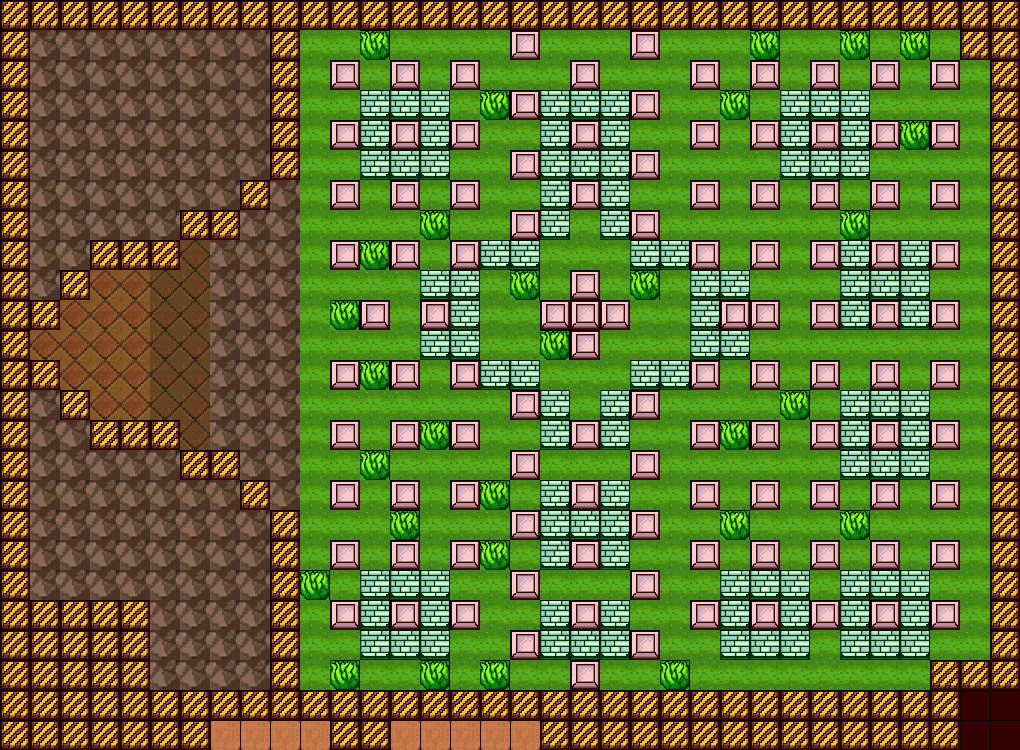

This is a level from a 2D game, rendered from its Tiled map with the project's own tilesets. A one-line summary and the map file follow, with tile-layer data summarised:
An orthogonal 34x25 tile map with 30x30 px tiles, 3 tile layers (Background, Foreground, Meta), 2 tilesets and 28 objects (21x SpawnPoint, Exit, SpawnPlayer, 1, 2, ...).

<map version="1.0" orientation="orthogonal" width="34" height="25" tilewidth="30" tileheight="30">
 <tileset firstgid="1" name="objects" tilewidth="30" tileheight="30">
  <image source="objects.png" width="240" height="450" />
  <tile id="60">
   <properties>
    <property name="Type" value="wall1" />
   </properties>
  </tile>
  <tile id="66">
   <properties>
    <property name="Type" value="wall2" />
   </properties>
  </tile>
  <tile id="72">
   <properties>
    <property name="Type" value="wall3" />
   </properties>
  </tile>
  <tile id="78">
   <properties>
    <property name="Type" value="wall4" />
   </properties>
  </tile>
  <tile id="84">
   <properties>
    <property name="Type" value="wall5" />
   </properties>
  </tile>
  <tile id="90">
   <properties>
    <property name="Type" value="wall6" />
   </properties>
  </tile>
  <tile id="96">
   <properties>
    <property name="Type" value="wall7" />
   </properties>
  </tile>
  <tile id="102">
   <properties>
    <property name="Type" value="wall8" />
   </properties>
  </tile>
  <tile id="108">
   <properties>
    <property name="Type" value="wall9" />
   </properties>
  </tile>
 </tileset>
 <tileset firstgid="121" name="meta_tiles30x30" tilewidth="30" tileheight="30" spacing="1">
  <image source="meta_tiles30x30.png" width="61" height="31" />
  <tile id="0">
   <properties>
    <property name="Collidable" value="True" />
   </properties>
  </tile>
  <tile id="1">
   <properties>
    <property name="Collectable" value="True" />
   </properties>
  </tile>
 </tileset>
 <layer name="Background" width="34" height="25">
  <data>[850 cells, 846 non-empty, 7 distinct tile ids]</data>
 </layer>
 <layer name="Foreground" width="34" height="25">
  <data>[850 cells, 130 non-empty, 2 distinct tile ids]</data>
 </layer>
 <layer name="Meta" width="34" height="25">
  <data>[850 cells, 428 non-empty, 2 distinct tile ids]</data>
 </layer>
 <objectgroup name="Objects" width="34" height="25">
  <object name="Exit" x="990" y="330" width="30" height="30" />
  <object name="SpawnPlayer" x="0" y="330" width="30" height="30" />
  <object name="SpawnPoint9" type="SpawnPoint" x="540" y="660" width="30" height="30">
   <properties>
    <property name="character" value="snake.png" />
   </properties>
  </object>
  <object name="SpawnPoint8" type="SpawnPoint" x="900" y="180" width="30" height="30">
   <properties>
    <property name="character" value="snake.png" />
   </properties>
  </object>
  <object name="SpawnPoint21" type="SpawnPoint" x="930" y="450" width="30" height="30">
   <properties>
    <property name="character" value="rock.png" />
   </properties>
  </object>
  <object name="SpawnPoint19" type="SpawnPoint" x="780" y="360" width="30" height="30">
   <properties>
    <property name="character" value="snake.png" />
   </properties>
  </object>
  <object name="SpawnPoint17" type="SpawnPoint" x="660" y="450" width="30" height="30">
   <properties>
    <property name="character" value="rock.png" />
   </properties>
  </object>
  <object name="SpawnPoint15" type="SpawnPoint" x="660" y="180" width="30" height="30">
   <properties>
    <property name="character" value="rock.png" />
   </properties>
  </object>
  <object name="SpawnPoint10" type="SpawnPoint" x="510" y="300" width="30" height="30">
   <properties>
    <property name="character" value="rock.png" />
   </properties>
  </object>
  <object name="SpawnPoint18" type="SpawnPoint" x="720" y="210" width="30" height="30">
   <properties>
    <property name="character" value="snake.png" />
   </properties>
  </object>
  <object name="SpawnPoint7" type="SpawnPoint" x="480" y="150" width="30" height="30">
   <properties>
    <property name="character" value="rock.png" />
   </properties>
  </object>
  <object name="SpawnPoint4" type="SpawnPoint" x="390" y="300" width="30" height="30">
   <properties>
    <property name="character" value="rock.png" />
   </properties>
  </object>
  <object name="SpawnPoint5" type="SpawnPoint" x="720" y="390" width="30" height="30">
   <properties>
    <property name="character" value="rock.png" />
   </properties>
  </object>
  <object name="SpawnPoint1" type="SpawnPoint" x="360" y="540" width="30" height="30">
   <properties>
    <property name="character" value="rock.png" />
   </properties>
  </object>
  <object name="SpawnPoint2" type="SpawnPoint" x="690" y="660" width="30" height="30">
   <properties>
    <property name="character" value="rock.png" />
   </properties>
  </object>
  <object name="SpawnPoint6" type="SpawnPoint" x="660" y="540" width="30" height="30">
   <properties>
    <property name="character" value="rock.png" />
   </properties>
  </object>
  <object name="SpawnPoint3" type="SpawnPoint" x="480" y="600" width="30" height="30">
   <properties>
    <property name="character" value="rock.png" />
   </properties>
  </object>
  <object name="SpawnPoint12" type="SpawnPoint" x="420" y="510" width="30" height="30">
   <properties>
    <property name="character" value="snake.png" />
   </properties>
  </object>
  <object name="SpawnPoint11" type="SpawnPoint" x="420" y="30" width="30" height="30">
   <properties>
    <property name="character" value="snake.png" />
   </properties>
  </object>
  <object name="SpawnPoint13" type="SpawnPoint" x="540" y="30" width="30" height="30">
   <properties>
    <property name="character" value="rock.png" />
   </properties>
  </object>
  <object name="SpawnPoint14" type="SpawnPoint" x="630" y="120" width="30" height="30">
   <properties>
    <property name="character" value="snake.png" />
   </properties>
  </object>
  <object name="SpawnPoint16" type="SpawnPoint" x="780" y="510" width="30" height="30">
   <properties>
    <property name="character" value="snake.png" />
   </properties>
  </object>
  <object name="SpawnPoint20" type="SpawnPoint" x="960" y="510" width="30" height="30">
   <properties>
    <property name="character" value="snake.png" />
   </properties>
  </object>
 </objectgroup>
 <objectgroup name="Bonuses" width="34" height="25">
  <object name="Bonus1" type="1" x="390" y="90" width="30" height="30" />
  <object name="Bonus2" type="2" x="630" y="270" width="30" height="30" />
  <object name="Bonus4" type="4" x="840" y="630" width="30" height="30" />
  <object name="Bonus3" type="3" x="660" y="660" width="30" height="30" />
  <object name="Bonus7" type="5" x="780" y="90" width="30" height="30" />
 </objectgroup>
</map>